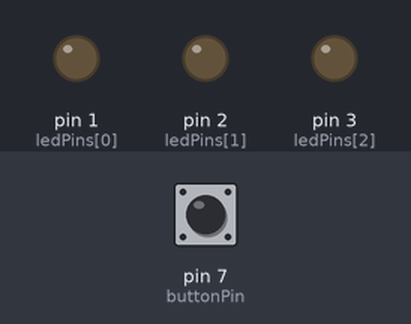
Simulated run of this sketch. Board: Arduino Uno, built with avr-gcc and run on an emulated ATmega328P. Parts: output pins drawn as LEDs (lit = HIGH). Dashed ring = blinking. The test bench sets the inputs (shaded band); at power-on: pin 7 (buttonPin) HIGH.

Above: at 1.2 s.
1.3 s: pin 7 (buttonPin) pulled LOW for 0.15 s
At 3.1 s:
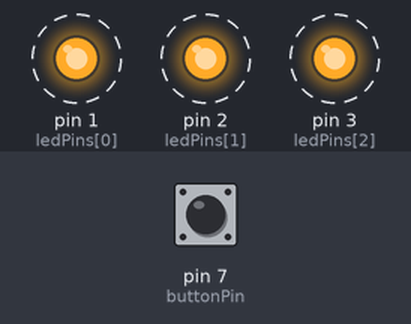
Timing chart, 0 to 10.4 s (numbered marks = the images above; inputs shaded):
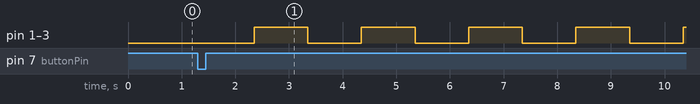

Measured:
- after the input at 1.3 s, pin 1 (ledPins[0]), pin 2 (ledPins[1]), pin 3 (ledPins[2]): alternates HIGH for 1.0 s and LOW for 1.0 s, starting after 1.0 s

The sketch:

hw3_2.ino
```cpp
const int buttonPin = 7;           // 按鈕接在 Pin 7
const int ledPins[] = {1, 2, 3};   // 3 顆 LED 分別接在 Pin 1, 2, 3
const int numLeds = 3;

int mode = 0;                      // 0: 恆亮, 1: 慢閃, 2: 中閃, 3: 快閃
int lastButtonState = HIGH;        // 預設按鈕未按下 (INPUT_PULLUP)
unsigned long previousMillis = 0;
bool ledState = HIGH;

void setup() {
  pinMode(buttonPin, INPUT_PULLUP); // 啟用內部上拉電阻（按鈕另一端請接 GND）
  for (int i = 0; i < numLeds; i++) {
    pinMode(ledPins[i], OUTPUT);
  }
}

void loop() {
  // 1. 讀取按鈕並進行防彈跳與狀態切換
  int currentButtonState = digitalRead(buttonPin);

  if (lastButtonState == HIGH && currentButtonState == LOW) {
    mode = (mode + 1) % 4; // 模式在 0, 1, 2, 3 之間循環（按第4下會變回 0）
    delay(50); // 簡易防彈跳延遲
  }
  lastButtonState = currentButtonState;

  // 2. 依照目前模式控制 LED 狀態
  unsigned long currentMillis = millis();

  switch (mode) {
    case 0: // 初始狀態：恆亮
      setLeds(LOW);
      break;

    case 1: // 第 1 下：慢閃 (間隔 1000 毫秒)
      if (currentMillis - previousMillis >= 1000) {
        previousMillis = currentMillis;
        ledState = !ledState;
        setLeds(ledState);
      }
      break;

    case 2: // 第 2 下：不快不慢的閃爍 / 中閃 (間隔 500 毫秒)
      if (currentMillis - previousMillis >= 500) {
        previousMillis = currentMillis;
        ledState = !ledState;
        setLeds(ledState);
      }
      break;

    case 3: // 第 3 下：快閃 (間隔 150 毫秒)
      if (currentMillis - previousMillis >= 150) {
        previousMillis = currentMillis;
        ledState = !ledState;
        setLeds(ledState);
      }
      break;
  }
}

// 輔助函式：同時控制所有 LED 的高低電位
void setLeds(bool state) {
  for (int i = 0; i < numLeds; i++) {
    digitalWrite(ledPins[i], state);
  }
}
```
